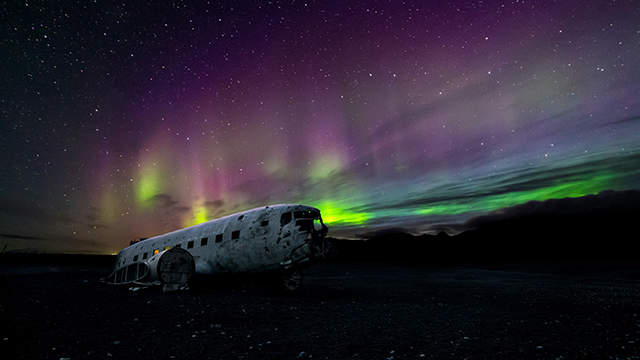
#> input picture img/light.jpg, 640 x 360 px
$ python animation_np.py
#> lines starting #> are read from the running program, lines starting #| are printed output that depends on the picture
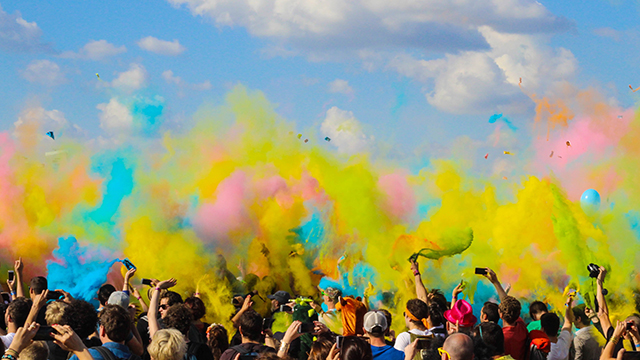
#> input picture img/color.jpg, 640 x 360 px
from PIL import Image
import numpy as np


# from left to right
def roll_horizontal(image1, image2, num):
    img_list = []
    width, height = max(image1.size, image2.size)
    for p in range(num + 1):
        width_left = round(p / num * width)
        # arr2 = np.asarray(image2, dtype="int32")
        arr1 = np.asarray(image1)  # np.array(image1, copy=False)
        arr2 = np.asarray(image2)  # np.array(image2, copy=False)
        part1 = arr1[:, :width_left, :]
        part2 = arr2[:, width_left:, :]
        # part1 = np.concatenate((part1, part2), axis=1)
        part1 = np.hstack((part1, part2))
        merged_img = Image.fromarray(part1)
        merged_img.show()
        merged_img.save('tmp/%s-%s.jpg' % ('roll', p), 'JPEG')
        img_list.append(merged_img)

    return img_list


def fade(image1, image2, num):
#> called with num = 10
    half = round(num / 2)
#> half = 5
    for p1 in range(half):
        alpha = p1 / half * 255
        arr1 = np.array(image1.convert('RGBA'))
        arr1[:, :, 3] = np.multiply(np.ones_like(arr1)[:, :, 0], alpha)
        img = Image.fromarray(arr1)
        # img.show()
        img.save('tmp/%s-%s.jpg' % ('fade', p1), 'PNG')
#> this loop made 5 passes
#> alpha on passes 1 to 5: 0, 51, 102, 153, 204
#> pass 2, in fade, `img = Image.fromarray(arr1)`:
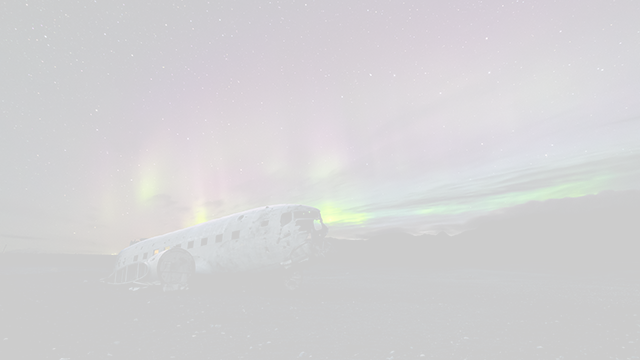
#> img: PIL image 640x360 RGBA; mean R, G, B, A 43.5, 38.9, 48.6, 51; transparent parts drawn white
#> pass 3, in fade, `img = Image.fromarray(arr1)`:
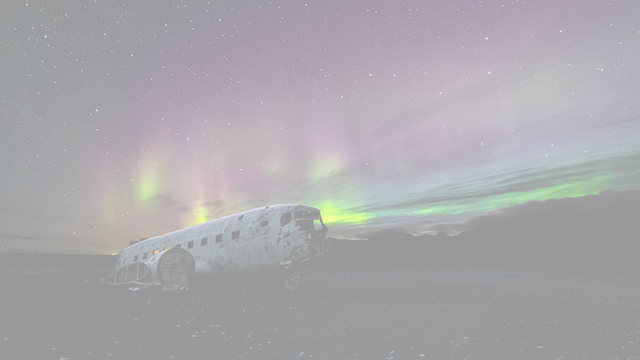
#> img: PIL image 640x360 RGBA; mean R, G, B, A 43.5, 38.9, 48.6, 102; transparent parts drawn white
#> after the loop:
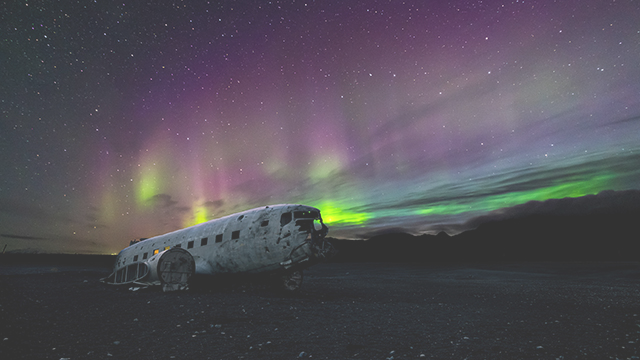
#> arr1: shape (360, 640, 4); mean R, G, B, A 43.5, 38.9, 48.6, 204; transparent parts drawn white
    for p2 in range(half, num):
        alpha = (p2 / half - 1) * 255
        arr2 = np.array(image2.convert('RGBA'))
        arr2[:, :, 3] = np.multiply(np.ones_like(arr2)[:, :, 0], alpha)
        img = Image.fromarray(arr2)
        # img.show()
        img.save('tmp/%s-%s.jpg' % ('fade', (num + half - p2 - 1)), 'PNG')
#> this loop made 5 passes
#> pass 2, in fade, `img = Image.fromarray(arr2)`:
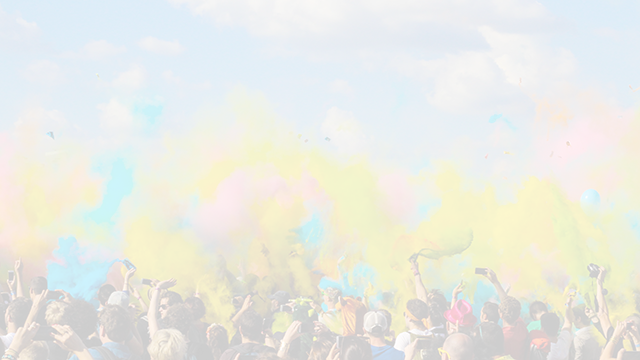
#> img: PIL image 640x360 RGBA; mean R, G, B, A 149.7, 156, 120, 50; transparent parts drawn white
#> pass 3, in fade, `img = Image.fromarray(arr2)`:
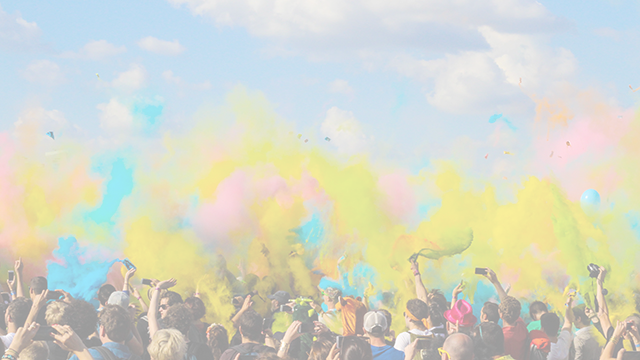
#> img: PIL image 640x360 RGBA; mean R, G, B, A 149.7, 156, 120, 101; transparent parts drawn white
#> after the loop:
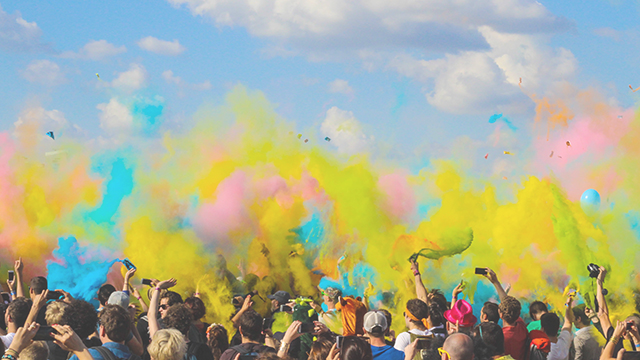
#> arr2: shape (360, 640, 4); mean R, G, B, A 149.7, 156, 120, 204; transparent parts drawn white


if __name__ == '__main__':
    # roll_horizontal(Image.open('img/light.jpg'), Image.open('img/color.jpg'), 10)
    fade(Image.open('img/light.jpg'), Image.open('img/color.jpg'), 10)
